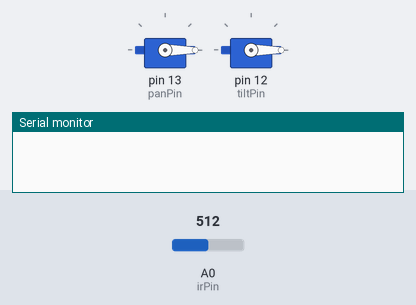
Simulated run of this sketch. Board: Arduino Uno, built with avr-gcc and run on an emulated ATmega328P. Shown: 2 × servo, the last lines printed to the serial monitor. The inputs (shaded band) are chosen by the test bench; at power-on: A0 (irPin) = 512.

Above: at 0.1 s.
At 19.95 s:
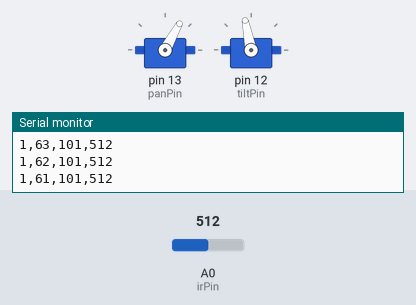
At 30.05 s:
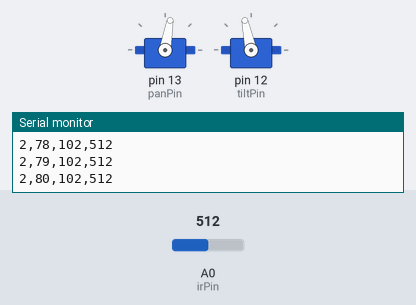
At 39.95 s:
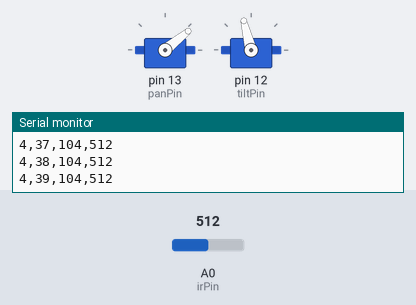
Timing chart, 0 to 40.0 s (numbered marks = the images above):
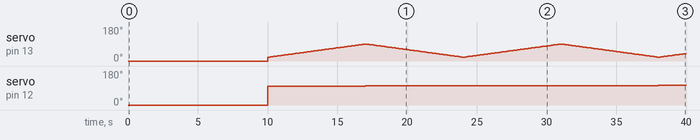

Measured:
- by itself, servo on pin 12 (tiltPin): moves from 0° to 104° over 28.0 s

The sketch:

scanning.ino
```cpp
#include <Servo.h>

const int irPin = A0;
const int panPin = 13;
const int tiltPin = 12;

// servo objects
Servo panServo;
Servo tiltServo;

// timing
uint32_t loop_time = 0; // last time ir was sampled

// starting angles + scan state
int panAngle = 20;
int tiltAngle = 100;
bool scanning = true;
int panStep = 1; // step size for pan sweep

// spike filter
int lastValue = -1;
const int spikeThreshold = 300;

int rowID = 0; // row id for csv output

void setup() {
  Serial.begin(9600); // start serial
  panServo.attach(panPin); // attach pan servo
  tiltServo.attach(tiltPin); // attach tilt servo

  panServo.write(0); // set both servos to 0 deg
  tiltServo.write(0);

  loop_time = millis(); // init last reading time
  delay(10000); // wait before scanning starts
}

// check if dt ms have passed
bool it_is_time(uint32_t t, uint32_t t0, uint16_t dt) {
  return (t - t0 >= dt);
}

void loop() {
  if (!scanning) return;

  uint32_t t = millis();

  if (it_is_time(t, loop_time, 100)) {

    // move servos to current pos
    panServo.write(panAngle);
    tiltServo.write(tiltAngle);
    delay(30); // let servo settle

    // read ir 3 times and take min to reduce noise
    int x = analogRead(irPin);
    int y = analogRead(irPin);
    int z = analogRead(irPin);
    int irValue = min(min(x, y), z);

    // spike rejection
    if (lastValue != -1 && abs(irValue - lastValue) > spikeThreshold) {
      int retry = analogRead(irPin);
      if (abs(retry - lastValue) > spikeThreshold) {
        irValue = retry; // big change again then real change
      } else {
        irValue = lastValue; // one-off spike then reject
      }
    }
    lastValue = irValue;

    // print csv (row, pan, tilt, ir)
    Serial.print(rowID);
    Serial.print(",");
    Serial.print(panAngle);
    Serial.print(",");
    Serial.print(tiltAngle);
    Serial.print(",");
    Serial.println(irValue);

    loop_time = t; // update last read time

    // update pan pos
    panAngle += panStep;

    // reverse sweep at limits
    if (panAngle >= 90) {
      panAngle = 90;
      panStep = -panStep; // sweep left
      tiltAngle += 1; // tilt down one row
      rowID++;
      if (tiltAngle > 140) scanning = false;
    }
    else if (panAngle <= 20) {
      panAngle = 20;
      panStep = -panStep; // sweep right
      tiltAngle += 1; // tilt down one row
      rowID++;
      if (tiltAngle > 140) scanning = false;
    }
  }
}
```
